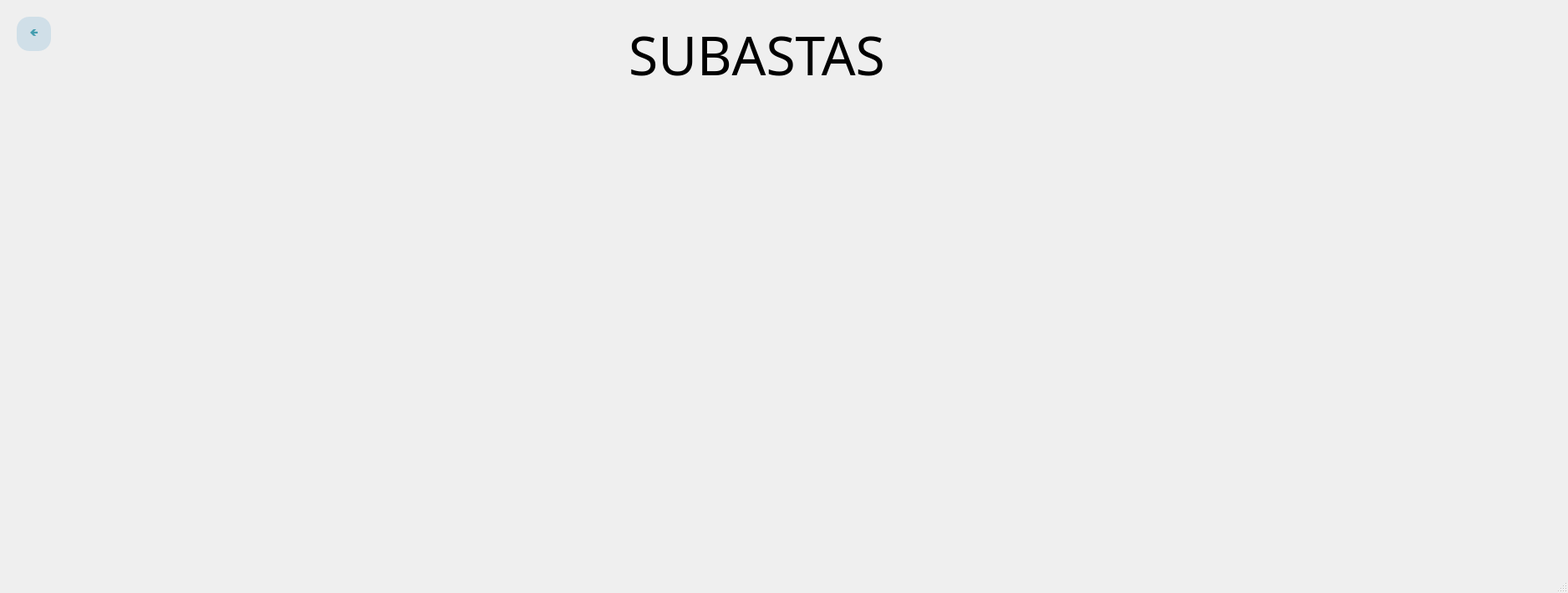
<?xml version="1.0" encoding="UTF-8"?>
<ui version="4.0">
 <class>MainWindow</class>
 <widget class="QMainWindow" name="MainWindow">
  <property name="geometry">
   <rect>
    <x>0</x>
    <y>0</y>
    <width>1876</width>
    <height>709</height>
   </rect>
  </property>
  <property name="windowTitle">
   <string>MainWindow</string>
  </property>
  <widget class="QWidget" name="centralwidget">
   <widget class="QPushButton" name="BotonAtras">
    <property name="geometry">
     <rect>
      <x>20</x>
      <y>20</y>
      <width>41</width>
      <height>41</height>
     </rect>
    </property>
    <property name="palette">
     <palette>
      <active>
       <colorrole role="WindowText">
        <brush brushstyle="SolidPattern">
         <color alpha="255">
          <red>67</red>
          <green>157</green>
          <blue>175</blue>
         </color>
        </brush>
       </colorrole>
       <colorrole role="Button">
        <brush brushstyle="SolidPattern">
         <color alpha="255">
          <red>208</red>
          <green>223</green>
          <blue>232</blue>
         </color>
        </brush>
       </colorrole>
       <colorrole role="Text">
        <brush brushstyle="SolidPattern">
         <color alpha="255">
          <red>67</red>
          <green>157</green>
          <blue>175</blue>
         </color>
        </brush>
       </colorrole>
       <colorrole role="ButtonText">
        <brush brushstyle="SolidPattern">
         <color alpha="255">
          <red>67</red>
          <green>157</green>
          <blue>175</blue>
         </color>
        </brush>
       </colorrole>
       <colorrole role="Base">
        <brush brushstyle="SolidPattern">
         <color alpha="255">
          <red>208</red>
          <green>223</green>
          <blue>232</blue>
         </color>
        </brush>
       </colorrole>
       <colorrole role="Window">
        <brush brushstyle="SolidPattern">
         <color alpha="255">
          <red>208</red>
          <green>223</green>
          <blue>232</blue>
         </color>
        </brush>
       </colorrole>
      </active>
      <inactive>
       <colorrole role="WindowText">
        <brush brushstyle="SolidPattern">
         <color alpha="255">
          <red>67</red>
          <green>157</green>
          <blue>175</blue>
         </color>
        </brush>
       </colorrole>
       <colorrole role="Button">
        <brush brushstyle="SolidPattern">
         <color alpha="255">
          <red>208</red>
          <green>223</green>
          <blue>232</blue>
         </color>
        </brush>
       </colorrole>
       <colorrole role="Text">
        <brush brushstyle="SolidPattern">
         <color alpha="255">
          <red>67</red>
          <green>157</green>
          <blue>175</blue>
         </color>
        </brush>
       </colorrole>
       <colorrole role="ButtonText">
        <brush brushstyle="SolidPattern">
         <color alpha="255">
          <red>67</red>
          <green>157</green>
          <blue>175</blue>
         </color>
        </brush>
       </colorrole>
       <colorrole role="Base">
        <brush brushstyle="SolidPattern">
         <color alpha="255">
          <red>208</red>
          <green>223</green>
          <blue>232</blue>
         </color>
        </brush>
       </colorrole>
       <colorrole role="Window">
        <brush brushstyle="SolidPattern">
         <color alpha="255">
          <red>208</red>
          <green>223</green>
          <blue>232</blue>
         </color>
        </brush>
       </colorrole>
      </inactive>
      <disabled>
       <colorrole role="WindowText">
        <brush brushstyle="SolidPattern">
         <color alpha="255">
          <red>67</red>
          <green>157</green>
          <blue>175</blue>
         </color>
        </brush>
       </colorrole>
       <colorrole role="Button">
        <brush brushstyle="SolidPattern">
         <color alpha="255">
          <red>208</red>
          <green>223</green>
          <blue>232</blue>
         </color>
        </brush>
       </colorrole>
       <colorrole role="Text">
        <brush brushstyle="SolidPattern">
         <color alpha="255">
          <red>67</red>
          <green>157</green>
          <blue>175</blue>
         </color>
        </brush>
       </colorrole>
       <colorrole role="ButtonText">
        <brush brushstyle="SolidPattern">
         <color alpha="255">
          <red>67</red>
          <green>157</green>
          <blue>175</blue>
         </color>
        </brush>
       </colorrole>
       <colorrole role="Base">
        <brush brushstyle="SolidPattern">
         <color alpha="255">
          <red>208</red>
          <green>223</green>
          <blue>232</blue>
         </color>
        </brush>
       </colorrole>
       <colorrole role="Window">
        <brush brushstyle="SolidPattern">
         <color alpha="255">
          <red>208</red>
          <green>223</green>
          <blue>232</blue>
         </color>
        </brush>
       </colorrole>
      </disabled>
     </palette>
    </property>
    <property name="cursor">
     <cursorShape>PointingHandCursor</cursorShape>
    </property>
    <property name="styleSheet">
     <string notr="true">background-color: rgb(208, 223, 232);
color:rgb(67, 157, 175);
font-weight: bold;
font-family: 'Verdana';
border-radius: 15px;</string>
    </property>
    <property name="text">
     <string>🡸</string>
    </property>
   </widget>
   <widget class="QLabel" name="Titulo">
    <property name="geometry">
     <rect>
      <x>580</x>
      <y>20</y>
      <width>651</width>
      <height>91</height>
     </rect>
    </property>
    <property name="font">
     <font>
      <family>Bell MT</family>
      <pointsize>24</pointsize>
      <weight>50</weight>
      <bold>false</bold>
     </font>
    </property>
    <property name="text">
     <string>&lt;html&gt;&lt;head/&gt;&lt;body&gt;&lt;p align=&quot;center&quot;&gt;&lt;span style=&quot; font-size:48pt;&quot;&gt;SUBASTAS&lt;/span&gt;&lt;/p&gt;&lt;/body&gt;&lt;/html&gt;</string>
    </property>
   </widget>
   <widget class="QLabel" name="Titulo_2">
    <property name="geometry">
     <rect>
      <x>-220</x>
      <y>-50</y>
      <width>2221</width>
      <height>801</height>
     </rect>
    </property>
    <property name="font">
     <font>
      <family>Bell MT</family>
      <pointsize>24</pointsize>
      <weight>50</weight>
      <bold>false</bold>
     </font>
    </property>
    <property name="text">
     <string/>
    </property>
    <property name="pixmap">
     <pixmap>../Imagenes/sala.png</pixmap>
    </property>
   </widget>
   <zorder>Titulo_2</zorder>
   <zorder>BotonAtras</zorder>
   <zorder>Titulo</zorder>
  </widget>
  <widget class="QMenuBar" name="menubar">
   <property name="geometry">
    <rect>
     <x>0</x>
     <y>0</y>
     <width>1876</width>
     <height>21</height>
    </rect>
   </property>
  </widget>
  <widget class="QStatusBar" name="statusbar"/>
 </widget>
 <resources/>
 <connections/>
</ui>
